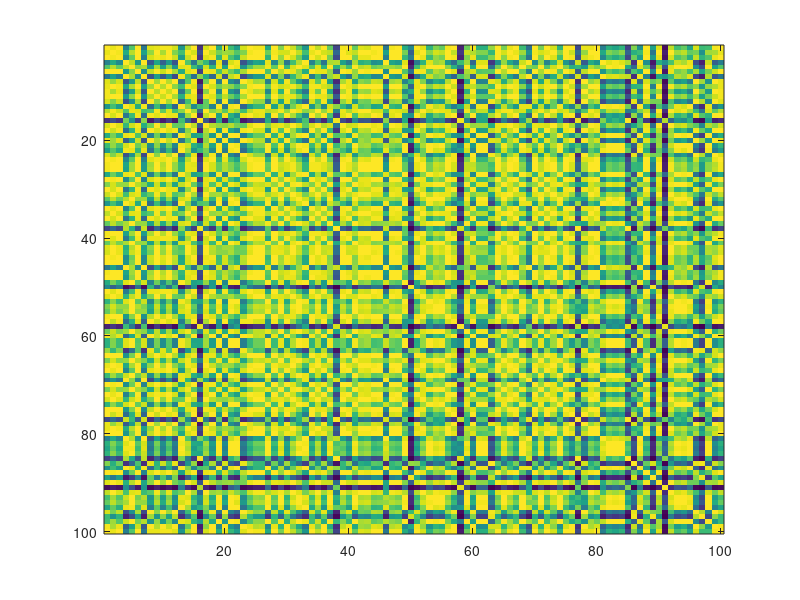

The MATLAB source for this figure: (Note: this script raises an error after producing the figure.)
%% Initialisation and ground truth
%Create matrice Image
%Create matrice W (pixel distance)
%Compute true USV for later comparison
clear all;

N = 10;

I = randn(N,N);

W = zeros(N*N,N*N);

sigma = 2;

[p,q] = meshgrid(1:N,1:N);
correspondances = [p(:),q(:)];
Icorr = I(sub2ind(size(I),correspondances(:,1),correspondances(:,2)));

for i = 1:N*N
    for j = 1:N*N
        W(i,j) = exp(-abs(Icorr(i)-Icorr(j))^2/sigma^2);
    end
end
imagesc(W);
pause(0.1);
tic
[U,S,V] = svd(W);
toc
%%
% Store all the possible correspondances
% Draw nbAff random correspondances
% Store the correspondances in randPixels
% Store the indexes
nbAff = 3;
tic
[U2,S2,V2] = getNystromApproximation(I,5,100,sigma);
toc
U2 = real(U2); 
S2 = real(S2);
V2 = real(V2);
% 
% hold on
% plot(V(:,2));   
% plot(-V2(2,:),'r--');


subplot(3,1,1)
imagesc(U*S*V');
subplot(3,1,2);
imagesc(U2*S2*V2);
subplot(3,1,3);
imagesc(real(U2*S2*V2) - U*S*V');